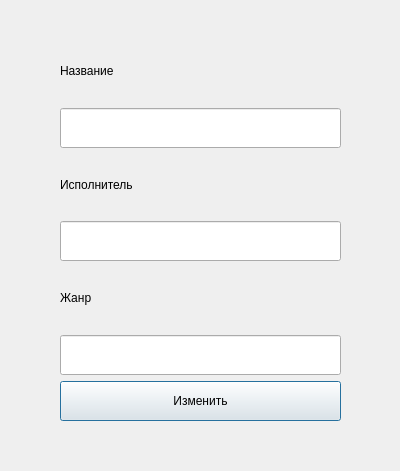
<?xml version="1.0" encoding="UTF-8"?>
<ui version="4.0">
 <class>ModifyDialog</class>
 <widget class="QDialog" name="ModifyDialog">
  <property name="geometry">
   <rect>
    <x>0</x>
    <y>0</y>
    <width>400</width>
    <height>471</height>
   </rect>
  </property>
  <property name="windowTitle">
   <string>Редактирование записи</string>
  </property>
  <widget class="QWidget" name="">
   <property name="geometry">
    <rect>
     <x>60</x>
     <y>40</y>
     <width>281</width>
     <height>381</height>
    </rect>
   </property>
   <layout class="QVBoxLayout" name="verticalLayout">
    <item>
     <widget class="QLabel" name="label">
      <property name="text">
       <string>Название</string>
      </property>
     </widget>
    </item>
    <item>
     <widget class="QLineEdit" name="lineEdit">
      <property name="minimumSize">
       <size>
        <width>0</width>
        <height>40</height>
       </size>
      </property>
     </widget>
    </item>
    <item>
     <widget class="QLabel" name="label_2">
      <property name="text">
       <string>Исполнитель</string>
      </property>
     </widget>
    </item>
    <item>
     <widget class="QLineEdit" name="lineEdit_2">
      <property name="minimumSize">
       <size>
        <width>0</width>
        <height>40</height>
       </size>
      </property>
     </widget>
    </item>
    <item>
     <widget class="QLabel" name="label_3">
      <property name="text">
       <string>Жанр</string>
      </property>
     </widget>
    </item>
    <item>
     <widget class="QLineEdit" name="lineEdit_3">
      <property name="minimumSize">
       <size>
        <width>0</width>
        <height>40</height>
       </size>
      </property>
     </widget>
    </item>
    <item>
     <widget class="QPushButton" name="pushButton">
      <property name="minimumSize">
       <size>
        <width>0</width>
        <height>40</height>
       </size>
      </property>
      <property name="text">
       <string>Изменить</string>
      </property>
     </widget>
    </item>
   </layout>
  </widget>
 </widget>
 <resources/>
 <connections/>
</ui>
